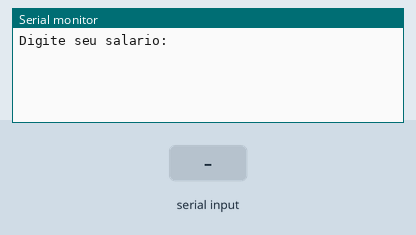
The sketch below on a simulated Arduino Uno, built with avr-gcc and run on an emulated ATmega328P. Parts: the last lines printed to the serial monitor. Inputs (shaded band) come from the test bench.

Above: at 1.2 s.
1.3 s: "90,45\n" received over Serial
At 2.2 s:
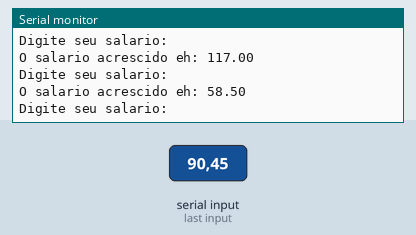
2.8 s: "30,150\n" received over Serial
At 4.2 s:
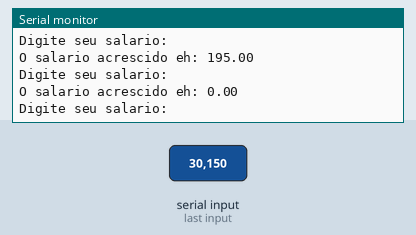
Timing chart, 0 to 5.8 s (numbered marks = the images above; inputs shaded):
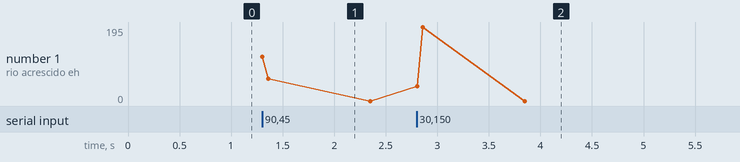

Measured:
- after the input at 1.3 s, the serial monitor: prints a new line at once (image 1)
- after the input at 2.8 s, the serial monitor: prints a new line at once (image 2)

The sketch:

if_ex091.ino
```cpp
// Uma empresa decide dar aumento de 30% aos funcionários cujo salário é
//inferior a 500 reais. Escreva um programa que receba o salário de um
//funcionário e imprima o valor do salário reajustado ou uma mensagem caso o
//funcionário não tenha direito a aumento.

//variavel
float salario = 0;
float acrescimo = 0;

void setup()
{
 Serial.begin(9600);
}

void loop()
{
  Serial.println("Digite seu salario: ");
  while (! Serial.available());
  salario = Serial.parseInt();

  if (salario <= 500) {
   acrescimo = salario * 1.3;
   Serial.println("O salario acrescido eh: " + String(acrescimo));
} else {
   Serial.println("Funcionario sem direito a aumento.");
   delay(1000);
  }
}

 
```
